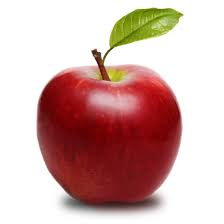
#> input picture images/apple.jpg, 224 x 224 px, found by its file name
$ python d.py
#> lines starting #> are read from the running program, lines starting #| are printed output that depends on the picture; after the words box and inside, x2 and y2 are one past the last pixel; in counts of white or black regions, pixels touching at a corner belong together
import random
import cv2

def add_noise(img):

	row , col = img.shape
	number_of_pixels = row*col // 20
	for i in range(number_of_pixels):

		y_coord=random.randint(0, row - 1)

		x_coord=random.randint(0, col - 1)

		img[y_coord][x_coord] = 255

	number_of_pixels = row*col // 20
	for i in range(number_of_pixels):

		y_coord=random.randint(0, row - 1)

		x_coord=random.randint(0, col - 1)

		img[y_coord][x_coord] = 0

	return img

path = "images/apple.jpg"

file_name = path.split('/')

img = cv2.imread(path)
#> img is the input picture: shape (224, 224, 3); mean B, G, R 171.5, 175.9, 209.8

black_image = cv2.cvtColor(img, cv2.COLOR_BGR2GRAY)
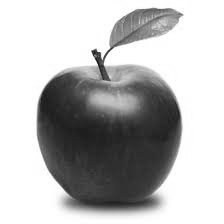
#> black_image: shape (224, 224); min 14, max 255, mean 185.6

noise_img = add_noise(black_image)
#> after the loop in add_noise, `for i in range(number_of_pixels):`:
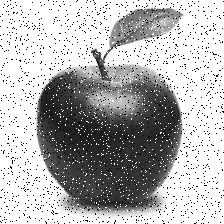
#> img: shape (224, 224); min 0, max 255, mean 179.6

cv2.imshow('image', noise_img)

cv2.imwrite('images/apple_noise.jpg', noise_img)


cv2.waitKey(0)
cv2.destroyAllWindows()

$ run again, with images/FEUP_01.jpg copied over images/apple.jpg
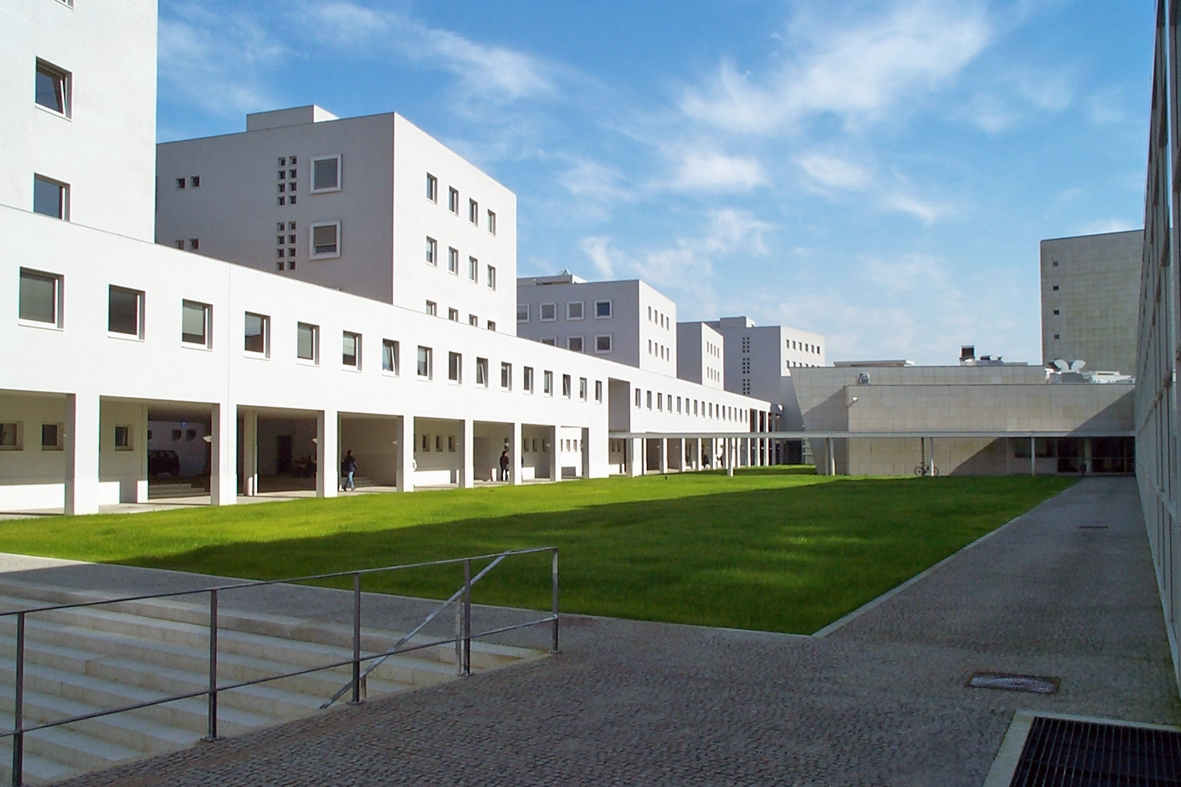
#> input picture images/FEUP_01.jpg, 1181 x 787 px, found by its file name
#> img is the input picture: shape (787, 1181, 3); mean B, G, R 142.4, 139, 124.4
#> after the loop in add_noise, `for i in range(number_of_pixels):`:
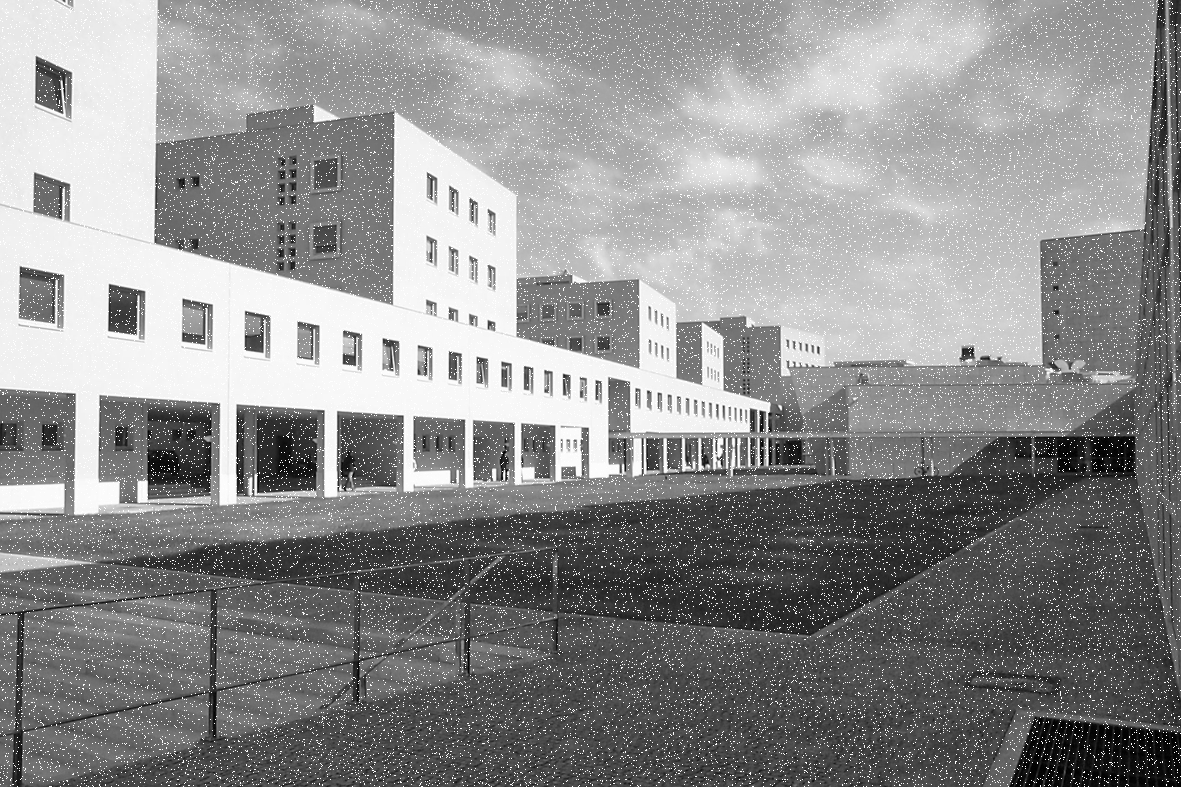
#> img: shape (787, 1181); min 1, max 255, mean 140.8
#> after the loop in add_noise, `for i in range(number_of_pixels):`:
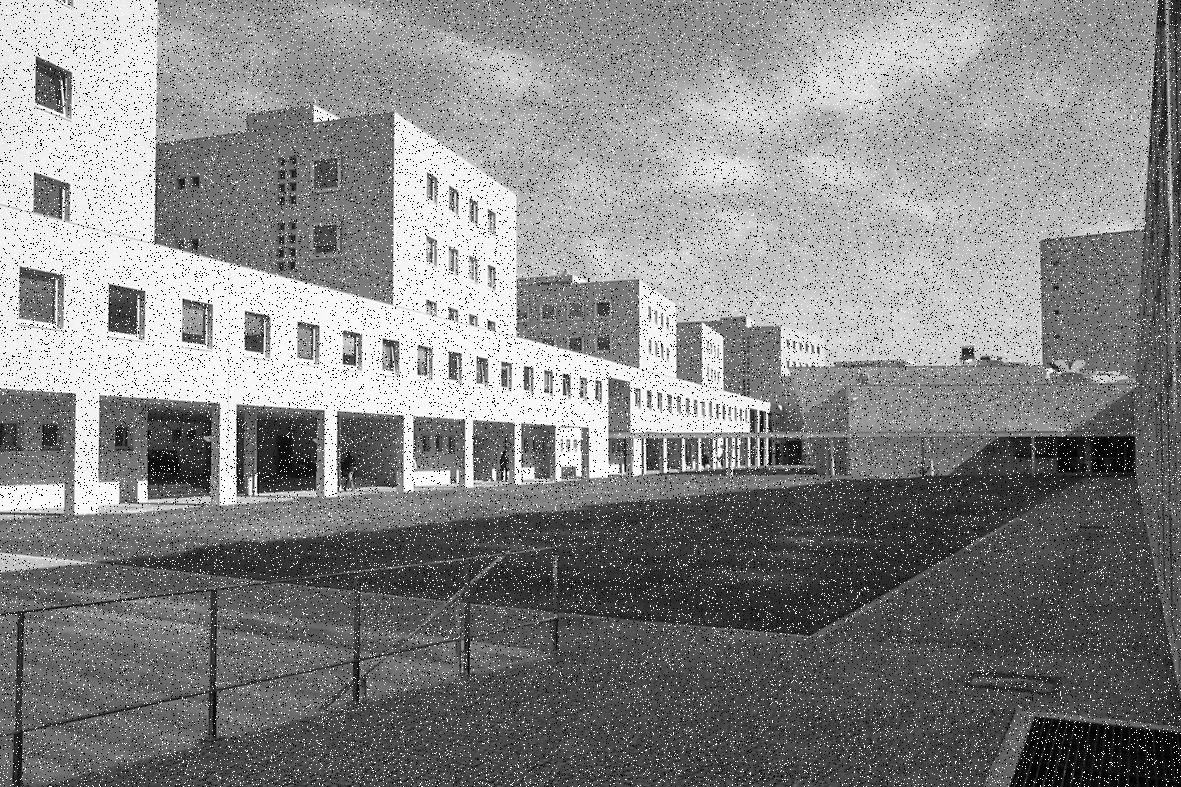
#> img: shape (787, 1181); 4.88% of pixels changed, all inside (x1, y1, x2, y2) = (0, 0, 1181, 787)
